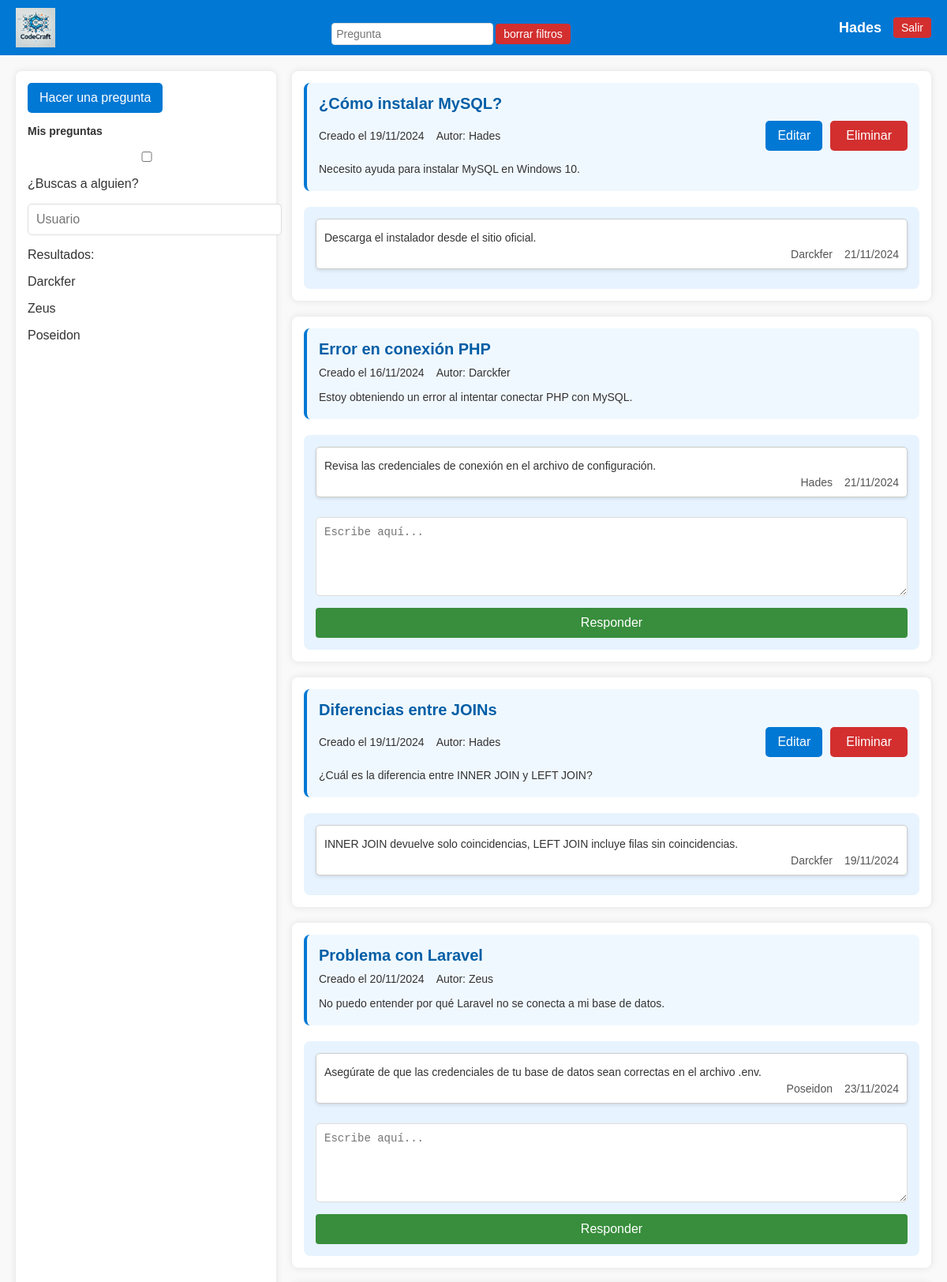
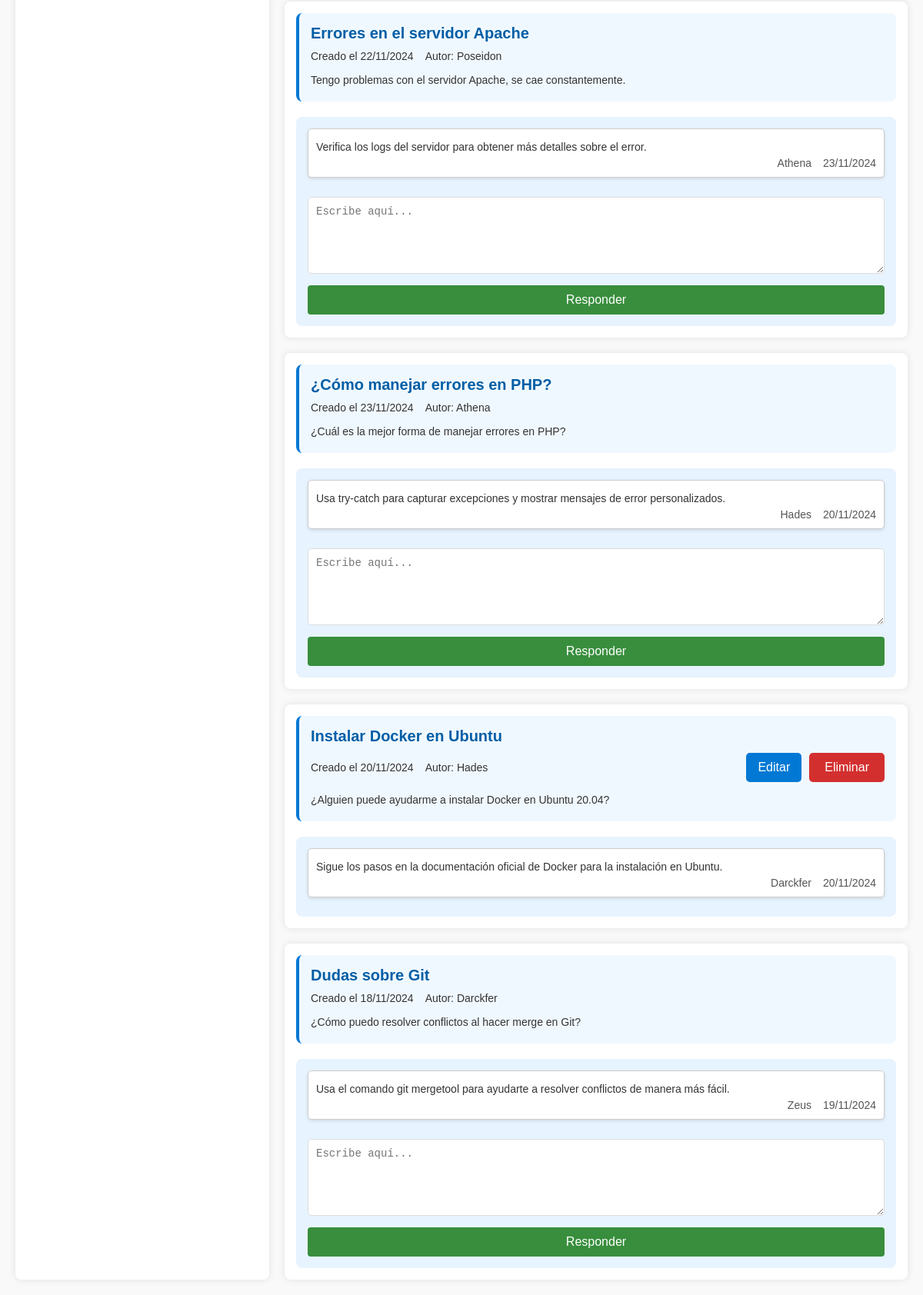
Screenshot of /view (signed in) with the database file from the repository (2 pictures, top to bottom).
### tables this page shows
CREATE TABLE tbl_usuarios(
    id_user INT NOT NULL PRIMARY KEY AUTO_INCREMENT,
    nick_user VARCHAR(25) NOT NULL,
    nom_user VARCHAR(25) NOT NULL,
    email_user VARCHAR(100) NOT NULL,
    pwd_user VARCHAR(100) NOT NULL,
    rol_user INT NOT NULL,
    FOREIGN KEY (rol_user) REFERENCES tbl_roles(id_rol)
);

CREATE TABLE tbl_preguntas(
    id_preg INT NOT NULL PRIMARY KEY AUTO_INCREMENT,
    titulo_preg VARCHAR(50) NOT NULL,
    text_preg VARCHAR(100) NOT NULL,
    usuario_preg INT NOT NULL,
    fecha_preg DATE NOT NULL,
    FOREIGN KEY (usuario_preg) REFERENCES tbl_usuarios(id_user)
);

CREATE TABLE tbl_respuestas(
    id_resp INT NOT NULL PRIMARY KEY AUTO_INCREMENT,
    preg_resp INT NOT NULL,
    resp_resp VARCHAR(100) NOT NULL,
    usuario_resp INT NOT NULL,
    fecha_resp DATE NOT NULL,
    FOREIGN KEY (preg_resp) REFERENCES tbl_preguntas(id_preg),
    FOREIGN KEY (usuario_resp) REFERENCES tbl_usuarios(id_user)
);

### view/index.php (the view, shortened to what this page needs)
<?php
if (isset($_SESSION['id_user'])) {
    $id = $_SESSION['id_user'];
}
include './procesos/conexion.php';
?>
<!DOCTYPE html>
<html lang="es">
<head>
    <link rel="stylesheet" href="../css/style.css">
</head>
<body>
    <header>
        <img src="../img/logo.png" alt="CodeCraft" class="logo">
        <div class="header-forms">
            <form action="./index.php" method="post" id="formbusquedapregunta">
                <input type="text" name="pregunta" id="inputPregunta" value="<?php if (!empty($_POST['pregunta'])) {
                                                                                    echo htmlspecialchars(trim($_POST['pregunta']));
                                                                                } ?>" placeholder="Pregunta">
            </form>
            <form action="./index.php">
                <button>borrar filtros</button>
            </form>
        </div>
        <div>
            <?php
            if (isset($_SESSION['id_user'])) {
                echo '<h3>' . $_SESSION["nick_user"] . '</h3>';
                echo '<a href="./procesos/logout.php">Salir</a>';
            } else {
                echo '<a href="../index.php">Iniciar sesion</a>';
                echo '<a href="../registro.php">Regitrarse</a>';
            }
            ?>
        </div>
    </header>
    <div class="container">
        <div class="form-column">
            <?php
            if (isset($_SESSION['id_user'])) {
            ?>
                <button id="mostrarFormulario">Hacer una pregunta</button>
                <form action="./index.php" method="post" id="formmispreguntas">
                    <label for="mispreguntasCheckbox">Mis preguntas</label>
                    <input type="checkbox" name="mispreguntas" id="mispreguntasCheckbox" <?php if (!empty($_POST['mispreguntas'])) {
                                                                                                echo "checked";
                                                                                            } ?>>
                </form>
            <?php
            }
            ?>
            <div>
                <p>¿Buscas a alguien?</p>
                <form action="./index.php" method="post" id="buscarusuario">
                    <input type="text" name="user" id="inputUser" value="<?php if (!empty($_POST['user'])) {
                                                                                echo htmlspecialchars(trim($_POST['user']));
                                                                            } ?>" placeholder="Usuario">
                </form>
                <?php
                $sql = "SELECT nick_user FROM tbl_usuarios
                WHERE rol_user <> 1";
                if (isset($_SESSION['id_user'])) {
                    $sql .= " AND id_user <> :id_user";
                }
                $sql .= " LIMIT 3";
                $sql = $pdo->prepare($sql);
                if (isset($_SESSION['id_user'])) {
                    $sql->bindParam(":id_user", $id, PDO::PARAM_INT);
                }
                $sql->execute();
                $usuarios = $sql->fetchAll(PDO::FETCH_ASSOC);
                echo "<p>Resultados:</p>";
                foreach ($usuarios as $usuario) {
                ?>
                    <p><?php echo htmlspecialchars($usuario['nick_user']); ?></p>
                <?php
                }
                ?>
            </div>
        </div>
        <div class="questions-column">
            <?php
            $sql = "SELECT p.*, u.nick_user FROM tbl_preguntas p
                INNER JOIN tbl_usuarios u ON p.usuario_preg = u.id_user
                WHERE 1=1";
            $sql = $pdo->prepare($sql);
            $sql->execute();
            $preguntas = $sql->fetchAll(PDO::FETCH_ASSOC);
            foreach ($preguntas as $pregunta) {
            ?>
                <div class="preguntas-respuestas">
                    <div class="pregunta">
                        <h1><?php echo htmlspecialchars($pregunta['titulo_preg']); ?></h1>
                        <div class="pregunta-details">
                            <div class="pregunta-info">
                                <p>Creado el <?php
                                                $originalDate = $pregunta['fecha_preg'];
                                                $newDate = date("d/m/Y", strtotime($originalDate));
                                                echo $newDate;
                                                ?></p>
                                <p>Autor: <?php echo htmlspecialchars($pregunta['nick_user']); ?></p>
                            </div>
                            <div>
                                <?php
                                if (isset($_SESSION['id_user'])) {
                                    if ($id == $pregunta['usuario_preg']) {
                                ?>
                                        <div class="button-group">
                                            <button class="abrirModalEditar" data-id="<?php echo (int)$pregunta['id_preg']; ?>" data-titulo="<?php echo htmlspecialchars($pregunta['titulo_preg']); ?>" data-texto="<?php echo htmlspecialchars($pregunta['text_preg']); ?>">Editar</button>
                                            <form action="./procesos/eliminar.php" method="post">
                                                <button class="eliminar-btn">Eliminar</button>
                                            </form>
                                        </div>
                                <?php
                                    }
                                }
                                ?>
                            </div>
                        </div>
                        <p><?php echo htmlspecialchars($pregunta['text_preg']); ?></p>
                    </div>
                    <div class="respuestas">
                        <?php
                        $sqlResp = $pdo->prepare("SELECT r.*, u.nick_user FROM tbl_respuestas r
                            INNER JOIN tbl_usuarios u ON r.usuario_resp = u.id_user
                            WHERE r.preg_resp = :id_preg ORDER BY id_resp DESC");
                        $sqlResp->bindParam(":id_preg", $pregunta['id_preg'], PDO::PARAM_INT);
                        $sqlResp->execute();
                        $respuestas = $sqlResp->fetchAll(PDO::FETCH_ASSOC);
                        if (!empty($respuestas)) {
                            foreach ($respuestas as $respuesta) {
                        ?>
                                <div class="respuesta">
                                    <p><?php echo htmlspecialchars($respuesta['resp_resp']); ?></p>
                                    <div class="respuesta-info">
                                        <p><?php echo htmlspecialchars($respuesta['nick_user']); ?></p>
                                        <p><?php
                                            $originalDate = $respuesta['fecha_resp'];
                                            $newDate = date("d/m/Y", strtotime($originalDate));
                                            echo $newDate;
                                            ?></p>
                                    </div>
                                </div>
                        <?php
                            }
                        } else {
                            echo "<p>Aun no hay respuestas.</p>";
                        }
                        ?>
                        <div>
                            <?php
                            if (isset($_SESSION['id_user'])) {
                                if ($id != $pregunta['usuario_preg']) {
                            ?>
                                    <form action="./procesos/respuesta.php" method="post">
                                        <textarea id="editor" name="resp_resp" placeholder="Escribe aquí..."></textarea>
                                        <button>Responder</button>
                                    </form>
                            <?php
                                }
                            }
                            ?>
                        </div>
                    </div>
                </div>
            <?php
            }
            ?>
        </div>
    </div>
</body>
</html>

### css/style.css (style rules this page uses)
body { font-family: Arial, sans-serif; margin: 0; padding: 0; background-color: #f9f9f9; color: #333; }
.container { display: flex; flex-direction: row; gap: 20px; padding: 20px; flex-wrap: wrap; }
header { display: flex; align-items: center; justify-content: space-between; padding: 10px 20px; background-color: #0078d4; color: white; flex-wrap: wrap; }
header .logo { width: 50px; height: auto; margin-right: 10px; }
.header-forms { display: flex; align-items: center; gap: 15px; flex-wrap: wrap; }
.header-forms input[type="text"] { padding: 5px; border: 1px solid #ddd; border-radius: 4px; font-size: 14px; background-color: white; color: #333; }
.header-forms button { padding: 5px 10px; background-color: #d32f2f; color: white; border: none; border-radius: 4px; cursor: pointer; font-size: 14px; }
header>div { display: flex; align-items: center; gap: 15px; }
header h3 { margin: 0; font-size: 18px; font-weight: bold; color: white; }
header>div a { padding: 5px 10px; background-color: #d32f2f; color: white; border-radius: 4px; text-decoration: none; font-size: 14px; }
.form-column { flex: 1; max-width: 300px; background-color: #fff; padding: 15px; border-radius: 8px; box-shadow: 0 0 10px rgba(0, 0, 0, 0.1); }
.form-column form { margin-top: 15px; }
.form-column label { font-size: 14px; font-weight: bold; }
.form-column input[type="checkbox"] { margin-left: 5px; }
.questions-column { flex: 2; display: flex; flex-direction: column; gap: 20px; }
.preguntas-respuestas { background-color: #ffffff; padding: 15px; border-radius: 8px; box-shadow: 0 0 10px rgba(0, 0, 0, 0.1); }
.pregunta { background-color: #f0f8ff; padding: 15px; border-radius: 8px; margin-bottom: 15px; border-left: 4px solid #0078d4; }
.pregunta h1 { font-size: 20px; color: #005ea6; margin: 0 0 10px 0; }
.pregunta p { font-size: 14px; margin: 5px 0; }
.pregunta-details { display: flex; justify-content: space-between; align-items: center; margin-bottom: 15px; }
.pregunta-info { display: flex; align-items: center; gap: 15px; }
.pregunta-info p { margin: 0; font-size: 14px; }
.button-group { display: flex; justify-content: flex-end; gap: 10px; }
.button-group form { margin: 0; }
.respuestas { background-color: #e7f3fe; padding: 15px; border-radius: 8px; margin-top: 20px; }
.respuesta { background-color: #ffffff; border: 1px solid #ccc; padding: 10px; margin-bottom: 10px; border-radius: 5px; box-shadow: 0 2px 4px rgba(0, 0, 0, 0.1); }
.respuesta p { font-size: 14px; margin: 5px 0; }
.respuesta-info { display: flex; justify-content: flex-end; gap: 15px; font-size: 12px; color: #555; }
.respuesta-info p { margin: 0; }
form { margin-top: 15px; }
form button { background-color: #388E3C; color: white; padding: 10px 15px; border-radius: 4px; border: none; cursor: pointer; }
textarea#editor { width: 100%; padding: 10px; margin-top: 10px; font-size: 14px; border-radius: 5px; border: 1px solid #ddd; resize: vertical; overflow: auto; box-sizing: border-box; min-height: 100px; }
form { display: flex; flex-direction: column; gap: 15px; }
label { font-weight: bold; color: #333; }
input[type="text"], textarea { width: 100%; padding: 10px; border: 1px solid #ddd; border-radius: 5px; font-size: 16px; }
textarea { min-height: 100px; resize: vertical; }
button { padding: 10px 15px; background-color: #0078d4; color: white; border: none; border-radius: 5px; cursor: pointer; font-size: 16px; }
.eliminar-btn { background-color: #d32f2f; color: white; border: none; padding: 10px 20px; font-size: 16px; cursor: pointer; border-radius: 5px; transition: background-color 0.3s ease; }

### rows the page displays
tbl_usuarios: nick_user "Darckfer"
tbl_usuarios: nick_user "Zeus"
tbl_usuarios: nick_user "Poseidon"
tbl_preguntas: titulo_preg "¿Cómo instalar MySQL?", fecha_preg "19/11/2024", usuario_preg.nick_user "Hades", text_preg "Necesito ayuda para instalar MySQL en Windows 10."
tbl_respuestas: resp_resp "Descarga el instalador desde el sitio oficial.", usuario_resp.nick_user "Darckfer", fecha_resp "21/11/2024"
tbl_preguntas: titulo_preg "Error en conexión PHP", fecha_preg "16/11/2024", usuario_preg.nick_user "Darckfer", text_preg "Estoy obteniendo un error al intentar conectar PHP con MySQL."
tbl_respuestas: resp_resp "Revisa las credenciales de conexión en el archivo de configuración.", usuario_resp.nick_user "Hades", fecha_resp "21/11/2024"
tbl_preguntas: titulo_preg "Diferencias entre JOINs", fecha_preg "19/11/2024", usuario_preg.nick_user "Hades", text_preg "¿Cuál es la diferencia entre INNER JOIN y LEFT JOIN?"
tbl_respuestas: resp_resp "INNER JOIN devuelve solo coincidencias, LEFT JOIN incluye filas sin coincidencias.", usuario_resp.nick_user "Darckfer", fecha_resp "19/11/2024"
tbl_preguntas: titulo_preg "Problema con Laravel", fecha_preg "20/11/2024", usuario_preg.nick_user "Zeus", text_preg "No puedo entender por qué Laravel no se conecta a mi base de datos."
tbl_respuestas: resp_resp "Asegúrate de que las credenciales de tu base de datos sean correctas en el archivo .env.", usuario_resp.nick_user "Poseidon", fecha_resp "23/11/2024"
tbl_preguntas: titulo_preg "Errores en el servidor Apache", fecha_preg "22/11/2024", usuario_preg.nick_user "Poseidon", text_preg "Tengo problemas con el servidor Apache, se cae constantemente."
tbl_respuestas: resp_resp "Verifica los logs del servidor para obtener más detalles sobre el error.", usuario_resp.nick_user "Athena", fecha_resp "23/11/2024"
tbl_preguntas: titulo_preg "¿Cómo manejar errores en PHP?", fecha_preg "23/11/2024", usuario_preg.nick_user "Athena", text_preg "¿Cuál es la mejor forma de manejar errores en PHP?"
tbl_respuestas: resp_resp "Usa try-catch para capturar excepciones y mostrar mensajes de error personalizados.", usuario_resp.nick_user "Hades", fecha_resp "20/11/2024"
tbl_preguntas: titulo_preg "Instalar Docker en Ubuntu", fecha_preg "20/11/2024", usuario_preg.nick_user "Hades", text_preg "¿Alguien puede ayudarme a instalar Docker en Ubuntu 20.04?"
tbl_respuestas: resp_resp "Sigue los pasos en la documentación oficial de Docker para la instalación en Ubuntu.", usuario_resp.nick_user "Darckfer", fecha_resp "20/11/2024"
tbl_preguntas: titulo_preg "Dudas sobre Git", fecha_preg "18/11/2024", usuario_preg.nick_user "Darckfer", text_preg "¿Cómo puedo resolver conflictos al hacer merge en Git?"
tbl_respuestas: resp_resp "Usa el comando git mergetool para ayudarte a resolver conflictos de manera más fácil.", usuario_resp.nick_user "Zeus", fecha_resp "19/11/2024"

### other values shown
$_SESSION["nick_user"] "Hades"
